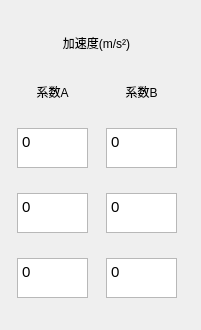
       <widget class="QWidget" name="layoutWidget_4">
        <property name="geometry">
         <rect>
          <x>112</x>
          <y>150</y>
          <width>201</width>
          <height>330</height>
         </rect>
        </property>
        <layout class="QGridLayout" name="gridLayout_10">
         <item row="2" column="1">
          <widget class="QTextBrowser" name="textBrowser_2_x_a_44">
           <property name="minimumSize">
            <size>
             <width>71</width>
             <height>40</height>
            </size>
           </property>
           <property name="maximumSize">
            <size>
             <width>71</width>
             <height>40</height>
            </size>
           </property>
           <property name="font">
            <font>
             <pointsize>11</pointsize>
            </font>
           </property>
           <property name="html">
            <string>&lt;!DOCTYPE HTML PUBLIC &quot;-//W3C//DTD HTML 4.0//EN&quot; &quot;http://www.w3.org/TR/REC-html40/strict.dtd&quot;&gt;
&lt;html&gt;&lt;head&gt;&lt;meta name=&quot;qrichtext&quot; content=&quot;1&quot; /&gt;&lt;style type=&quot;text/css&quot;&gt;
p, li { white-space: pre-wrap; }
&lt;/style&gt;&lt;/head&gt;&lt;body style=&quot; font-family:'SimSun'; font-size:11pt; font-weight:400; font-style:normal;&quot;&gt;
&lt;p style=&quot; margin-top:0px; margin-bottom:0px; margin-left:0px; margin-right:0px; -qt-block-indent:0; text-indent:0px;&quot;&gt;0&lt;/p&gt;&lt;/body&gt;&lt;/html&gt;</string>
           </property>
          </widget>
         </item>
         <item row="3" column="1">
          <widget class="QTextBrowser" name="textBrowser_2_x_a_21">
           <property name="minimumSize">
            <size>
             <width>71</width>
             <height>40</height>
            </size>
           </property>
           <property name="maximumSize">
            <size>
             <width>71</width>
             <height>40</height>
            </size>
           </property>
           <property name="font">
            <font>
             <pointsize>11</pointsize>
            </font>
           </property>
           <property name="html">
            <string>&lt;!DOCTYPE HTML PUBLIC &quot;-//W3C//DTD HTML 4.0//EN&quot; &quot;http://www.w3.org/TR/REC-html40/strict.dtd&quot;&gt;
&lt;html&gt;&lt;head&gt;&lt;meta name=&quot;qrichtext&quot; content=&quot;1&quot; /&gt;&lt;style type=&quot;text/css&quot;&gt;
p, li { white-space: pre-wrap; }
&lt;/style&gt;&lt;/head&gt;&lt;body style=&quot; font-family:'SimSun'; font-size:11pt; font-weight:400; font-style:normal;&quot;&gt;
&lt;p style=&quot; margin-top:0px; margin-bottom:0px; margin-left:0px; margin-right:0px; -qt-block-indent:0; text-indent:0px;&quot;&gt;0&lt;/p&gt;&lt;/body&gt;&lt;/html&gt;</string>
           </property>
          </widget>
         </item>
         <item row="1" column="0">
          <widget class="QLabel" name="label_55">
           <property name="minimumSize">
            <size>
             <width>71</width>
             <height>23</height>
            </size>
           </property>
           <property name="maximumSize">
            <size>
             <width>51</width>
             <height>23</height>
            </size>
           </property>
           <property name="text">
            <string>系数A</string>
           </property>
           <property name="alignment">
            <set>Qt::AlignCenter</set>
           </property>
           <property name="wordWrap">
            <bool>false</bool>
           </property>
          </widget>
         </item>
         <item row="4" column="1">
          <widget class="QTextBrowser" name="textBrowser_2_x_a_43">
           <property name="minimumSize">
            <size>
             <width>71</width>
             <height>40</height>
            </size>
           </property>
           <property name="maximumSize">
            <size>
             <width>71</width>
             <height>40</height>
            </size>
           </property>
           <property name="font">
            <font>
             <pointsize>11</pointsize>
            </font>
           </property>
           <property name="html">
            <string>&lt;!DOCTYPE HTML PUBLIC &quot;-//W3C//DTD HTML 4.0//EN&quot; &quot;http://www.w3.org/TR/REC-html40/strict.dtd&quot;&gt;
&lt;html&gt;&lt;head&gt;&lt;meta name=&quot;qrichtext&quot; content=&quot;1&quot; /&gt;&lt;style type=&quot;text/css&quot;&gt;
p, li { white-space: pre-wrap; }
&lt;/style&gt;&lt;/head&gt;&lt;body style=&quot; font-family:'SimSun'; font-size:11pt; font-weight:400; font-style:normal;&quot;&gt;
&lt;p style=&quot; margin-top:0px; margin-bottom:0px; margin-left:0px; margin-right:0px; -qt-block-indent:0; text-indent:0px;&quot;&gt;0&lt;/p&gt;&lt;/body&gt;&lt;/html&gt;</string>
           </property>
          </widget>
         </item>
         <item row="4" column="0">
          <widget class="QTextBrowser" name="textBrowser_2_x_a_40">
           <property name="minimumSize">
            <size>
             <width>71</width>
             <height>40</height>
            </size>
           </property>
           <property name="maximumSize">
            <size>
             <width>71</width>
             <height>40</height>
            </size>
           </property>
           <property name="font">
            <font>
             <pointsize>11</pointsize>
            </font>
           </property>
           <property name="html">
            <string>&lt;!DOCTYPE HTML PUBLIC &quot;-//W3C//DTD HTML 4.0//EN&quot; &quot;http://www.w3.org/TR/REC-html40/strict.dtd&quot;&gt;
&lt;html&gt;&lt;head&gt;&lt;meta name=&quot;qrichtext&quot; content=&quot;1&quot; /&gt;&lt;style type=&quot;text/css&quot;&gt;
p, li { white-space: pre-wrap; }
&lt;/style&gt;&lt;/head&gt;&lt;body style=&quot; font-family:'SimSun'; font-size:11pt; font-weight:400; font-style:normal;&quot;&gt;
&lt;p style=&quot; margin-top:0px; margin-bottom:0px; margin-left:0px; margin-right:0px; -qt-block-indent:0; text-indent:0px;&quot;&gt;0&lt;/p&gt;&lt;/body&gt;&lt;/html&gt;</string>
           </property>
          </widget>
         </item>
         <item row="1" column="1">
          <widget class="QLabel" name="label_56">
           <property name="minimumSize">
            <size>
             <width>71</width>
             <height>23</height>
            </size>
           </property>
           <property name="maximumSize">
            <size>
             <width>51</width>
             <height>23</height>
            </size>
           </property>
           <property name="text">
            <string>系数B</string>
           </property>
           <property name="alignment">
            <set>Qt::AlignCenter</set>
           </property>
          </widget>
         </item>
         <item row="3" column="0">
          <widget class="QTextBrowser" name="textBrowser_2_x_a_42">
           <property name="minimumSize">
            <size>
             <width>71</width>
             <height>40</height>
            </size>
           </property>
           <property name="maximumSize">
            <size>
             <width>71</width>
             <height>40</height>
            </size>
           </property>
           <property name="font">
            <font>
             <pointsize>11</pointsize>
            </font>
           </property>
           <property name="html">
            <string>&lt;!DOCTYPE HTML PUBLIC &quot;-//W3C//DTD HTML 4.0//EN&quot; &quot;http://www.w3.org/TR/REC-html40/strict.dtd&quot;&gt;
&lt;html&gt;&lt;head&gt;&lt;meta name=&quot;qrichtext&quot; content=&quot;1&quot; /&gt;&lt;style type=&quot;text/css&quot;&gt;
p, li { white-space: pre-wrap; }
&lt;/style&gt;&lt;/head&gt;&lt;body style=&quot; font-family:'SimSun'; font-size:11pt; font-weight:400; font-style:normal;&quot;&gt;
&lt;p style=&quot; margin-top:0px; margin-bottom:0px; margin-left:0px; margin-right:0px; -qt-block-indent:0; text-indent:0px;&quot;&gt;0&lt;/p&gt;&lt;/body&gt;&lt;/html&gt;</string>
           </property>
          </widget>
         </item>
         <item row="0" column="0" colspan="2">
          <widget class="QLabel" name="label_54">
           <property name="minimumSize">
            <size>
             <width>159</width>
             <height>23</height>
            </size>
           </property>
           <property name="maximumSize">
            <size>
             <width>148</width>
             <height>25</height>
            </size>
           </property>
           <property name="text">
            <string>加速度(m/s²)</string>
           </property>
           <property name="alignment">
            <set>Qt::AlignCenter</set>
           </property>
          </widget>
         </item>
         <item row="2" column="0">
          <widget class="QTextBrowser" name="textBrowser_2_x_a_25">
           <property name="minimumSize">
            <size>
             <width>71</width>
             <height>40</height>
            </size>
           </property>
           <property name="maximumSize">
            <size>
             <width>71</width>
             <height>40</height>
            </size>
           </property>
           <property name="font">
            <font>
             <pointsize>11</pointsize>
            </font>
           </property>
           <property name="html">
            <string>&lt;!DOCTYPE HTML PUBLIC &quot;-//W3C//DTD HTML 4.0//EN&quot; &quot;http://www.w3.org/TR/REC-html40/strict.dtd&quot;&gt;
&lt;html&gt;&lt;head&gt;&lt;meta name=&quot;qrichtext&quot; content=&quot;1&quot; /&gt;&lt;style type=&quot;text/css&quot;&gt;
p, li { white-space: pre-wrap; }
&lt;/style&gt;&lt;/head&gt;&lt;body style=&quot; font-family:'SimSun'; font-size:11pt; font-weight:400; font-style:normal;&quot;&gt;
&lt;p style=&quot; margin-top:0px; margin-bottom:0px; margin-left:0px; margin-right:0px; -qt-block-indent:0; text-indent:0px;&quot;&gt;0&lt;/p&gt;&lt;/body&gt;&lt;/html&gt;</string>
           </property>
          </widget>
         </item>
        </layout>
       </widget>
